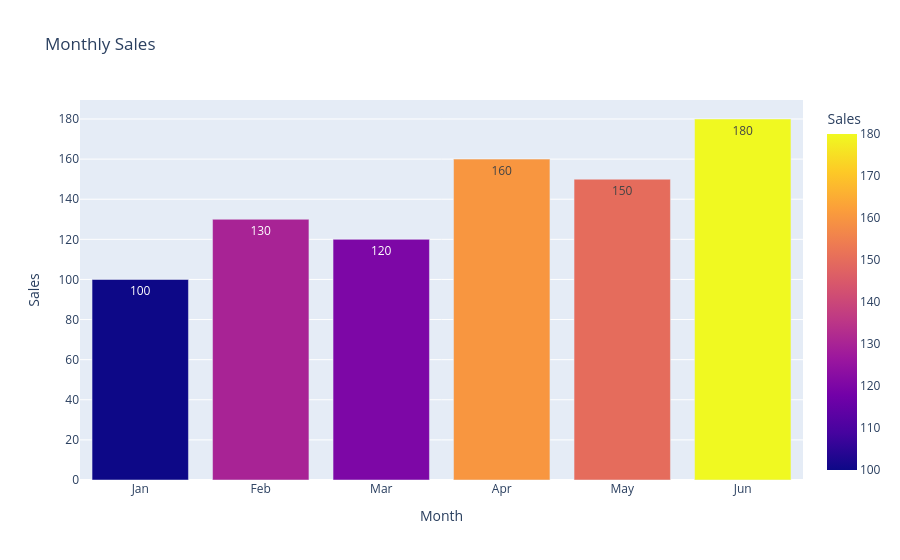

Here is the notebook cell this chart was saved with:
### Code cell
fig=px.bar(df5,x="Month",y="Sales",color="Sales",title="Monthly Sales",text="Sales")
fig.show()

### Figure 1 — Plotly figure (JSON) as saved in the notebook; plotly's stock layout.template omitted (floating-point values rounded to 4 significant figures)
{"data": [{"hovertemplate": "Month=%{x}<br>Sales=%{marker.color}<extra></extra>", "legendgroup": "", "marker": {"color": [100, 130, 120, 160, 150, 180], "coloraxis": "coloraxis", "pattern": {"shape": ""}}, "name": "", "orientation": "v", "showlegend": false, "text": [100.0, 130.0, 120.0, 160.0, 150.0, 180.0], "textposition": "auto", "type": "bar", "x": ["Jan", "Feb", "Mar", "Apr", "May", "Jun"], "xaxis": "x", "y": [100, 130, 120, 160, 150, 180], "yaxis": "y"}], "layout": {"barmode": "relative", "coloraxis": {"colorbar": {"title": {"text": "Sales"}}, "colorscale": [[0, "#0d0887"], [0.1111, "#46039f"], [0.2222, "#7201a8"], [0.3333, "#9c179e"], [0.4444, "#bd3786"], [0.5556, "#d8576b"], [0.6667, "#ed7953"], [0.7778, "#fb9f3a"], [0.8889, "#fdca26"], [1, "#f0f921"]]}, "legend": {"tracegroupgap": 0}, "title": {"text": "Monthly Sales"}, "xaxis": {"anchor": "y", "domain": [0, 1], "title": {"text": "Month"}}, "yaxis": {"anchor": "x", "domain": [0, 1], "title": {"text": "Sales"}}}}
